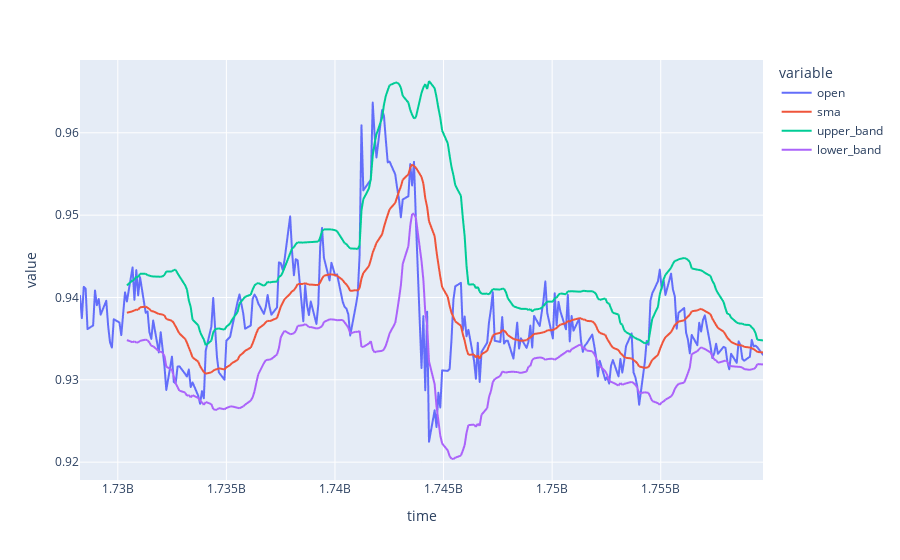

The notebook cell this image was saved under:
### Code cell
px.line(ohlc_df, x='time', y=['open', 'sma', 'upper_band', 'lower_band'])

### Figure 1 — Plotly figure (JSON) as saved in the notebook; plotly's stock layout.template omitted (floating-point values rounded to 4 significant figures; data arrays with more than 128 entries replaced by an {"elided": "..."} marker saying what was removed)
{"data": [{"hovertemplate": "variable=open<br>time=%{x}<br>value=%{y}<extra></extra>", "legendgroup": "open", "line": {"color": "#636efa", "dash": "solid"}, "marker": {"symbol": "circle"}, "mode": "lines", "name": "open", "showlegend": true, "type": "scattergl", "x": {"elided": "259 int values"}, "xaxis": "x", "y": {"elided": "259 float values"}, "yaxis": "y"}, {"hovertemplate": "variable=sma<br>time=%{x}<br>value=%{y}<extra></extra>", "legendgroup": "sma", "line": {"color": "#EF553B", "dash": "solid"}, "marker": {"symbol": "circle"}, "mode": "lines", "name": "sma", "showlegend": true, "type": "scattergl", "x": {"elided": "259 int values"}, "xaxis": "x", "y": {"elided": "259 float values"}, "yaxis": "y"}, {"hovertemplate": "variable=upper_band<br>time=%{x}<br>value=%{y}<extra></extra>", "legendgroup": "upper_band", "line": {"color": "#00cc96", "dash": "solid"}, "marker": {"symbol": "circle"}, "mode": "lines", "name": "upper_band", "showlegend": true, "type": "scattergl", "x": {"elided": "259 int values"}, "xaxis": "x", "y": {"elided": "259 float values"}, "yaxis": "y"}, {"hovertemplate": "variable=lower_band<br>time=%{x}<br>value=%{y}<extra></extra>", "legendgroup": "lower_band", "line": {"color": "#ab63fa", "dash": "solid"}, "marker": {"symbol": "circle"}, "mode": "lines", "name": "lower_band", "showlegend": true, "type": "scattergl", "x": {"elided": "259 int values"}, "xaxis": "x", "y": {"elided": "259 float values"}, "yaxis": "y"}], "layout": {"legend": {"title": {"text": "variable"}, "tracegroupgap": 0}, "margin": {"t": 60}, "xaxis": {"anchor": "y", "domain": [0, 1], "title": {"text": "time"}}, "yaxis": {"anchor": "x", "domain": [0, 1], "title": {"text": "value"}}}}
